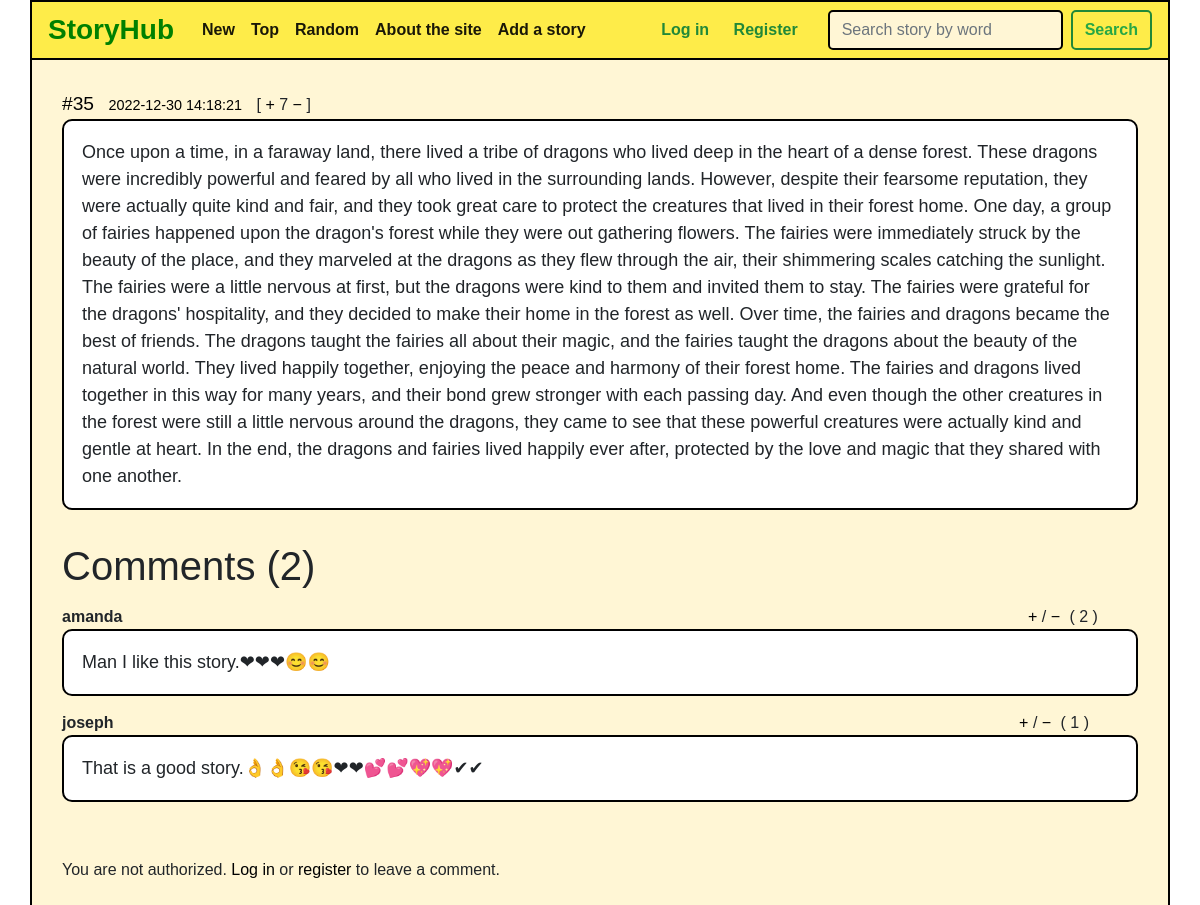
The page /post/35 on the database its author committed.
### tables this page shows
CREATE TABLE 'stories' ('id' INTEGER PRIMARY KEY AUTOINCREMENT NOT NULL, 'text' INTEGER NOT NULL, 'datetime' INTEGER NOT NULL DEFAULT CURRENT_TIMESTAMP, 'likes' INTEGER NOT NULL DEFAULT 0 );

CREATE TABLE 'comments' ('id' INTEGER PRIMARY KEY AUTOINCREMENT NOT NULL, 'user_id' INTEGER NOT NULL, 'text' TEXT NOT NULL, 'datetime' DATETIME NOT NULL DEFAULT CURRENT_TIMESTAMP, 'likes' INTEGER NOT NULL DEFAULT 0 , 'post_id'  INTEGER NOT NULL  );

CREATE TABLE 'users' ('id' INTEGER PRIMARY KEY AUTOINCREMENT NOT NULL, 'username' TEXT NOT NULL, 'hash' TEXT NOT NULL, 'email'  TEXT NOT NULL  );

### application.py (the view)
@app.route("/post/<int:id>", methods=["GET", "POST"])
def post(id):
    message = request.form.get("message")
    if request.method == "POST" and message:
        user_id = session["user_id"]
        sql = "INSERT INTO comments (text, post_id, user_id) VALUES (:message, :post_id, :user_id)"
        db.execute(sql, message=message, post_id=id, user_id=user_id)
        return redirect("/post/{}".format(id))
    else:
        story = db.execute("SELECT * FROM stories WHERE id=:id", id=id)
        comments = db.execute("SELECT * FROM comments WHERE post_id=:id", id=id)
        print(session)
        if session.get("user_id") is None:
            username = None
        else:
            user = db.execute("SELECT username FROM users WHERE id=:id", id=session["user_id"])
            username = user[0]["username"]
        if len(comments) > 0:
            for comment in comments:
                commentator_name = db.execute("SELECT username FROM users WHERE id=:user_id", user_id=comment["user_id"])
                comment["username"] = commentator_name[0]["username"]
            com_count = len(comments)
        else:
            comments = None
            com_count = 0
        if request.method == "GET":
            error = None
        else:
            error = 1
        return render_template("post.html", story=story[0], comments=comments, com_count=com_count, username=username, error=error)

### templates/post.html (shortened to what this page needs)
{% extends "layout.html" %}
{% block body %}
<div class="view-content">
    <div class="post cit_395664">
        <span class="number"><a href="#">#{{ story['id'] }}</a></span>
        <span class="time">{{ story['datetime'] }}</span>
        <span class="post_id">
        [
        <span class="votes">
        <a class="cit_plus" href="/like/{{ story['id'] }}/post">+</a>
        </span>
        <span class="raiting">
        {{ story['likes'] }}        </span>
        <span class="votes">
        <a class="cit_minus" href="/dislike/{{ story['id'] }}/post">−</a>
        </span>
        ]
        </span>
        <div class="content">
            {{ story['text'] }}
        </div>
    </div>
</div>
<h1>Comments ({{ com_count }})</h1>
    {% if comments != None %}
    <div class="view-content">
        <div class="post cit_395664">
            {% for comment in comments %}
                <div style="margin-top:15px">
                    <strong>{{ comment['username'] }}</strong>
                    {% for i in range (47) %}
                    &#4448;
                    {% endfor %}
                    <span class="votes">
                        <a class="cit_plus" href="/com_like/{{ comment['id'] }}">+</a> / <a class="cit_minus" href="/com_dislike/{{ comment['id'] }}">−</a>
                    </span>
                    <span class="raiting" style="margin-left:5px">( {{ comment['likes'] }} )</span>
                    <div class="content">{{ comment['text'] }}</div>
                </div>
            {% endfor %}
        </div>
    </div>
    {% else %}
        <p>There are no comments for this story yet. You can be the first.</p>
    {% endif %}
        <br>
        {% if username == None %}
            <p>You are not authorized. <a href="/login">Log in</a> or <a href="/register">register</a> to leave a comment.</p>
        {% endif %}
{% endblock %}

### static/style.css (style rules this page uses)
* { font-family: 'DM+Sans', sans-serif; }
a, input, textarea { outline: 0 none; }
a:link, a:active { color:black; }
a, form, p, h1, h2, h3, h4 { margin: 0; padding: 0; border: none; }
.post, .post1 { margin-bottom: 2em; }
.post .number, .post1 .number { font-size: 120%; }
.post .time, .post1 .time { color: black; font: 90% Arial,sans-serif; margin: 0 10px; }
.post .content, .post1 .content { background-color: #ffff; border: 2px solid black; font-family: 'DM+Sans',sans-serif; border-radius: 10px; font-size: 100%; font-size: 18px; padding: 18px; }

### rows shown on the page
stories: id "35", datetime "2022-12-30 14:18:21", likes "7", text "Once upon a time, in a faraway land, there lived a tribe of dragons who lived deep in the heart of a dense forest. These dragons were incredibly powerful and feared by all who lived in the surrounding lands. However, despite their fearsome reputation, they were actually quite kind and fair, and they took great care to protect the creatures that lived in their forest home. One day, a group of fairies happened upon the dragon's forest while they were out gathering flowers. The fairies were immediately struck by the beauty of the place, and they marveled at the dragons as they flew through the air, their shimmering scales catching the sunlight. The fairies were a little nervous at first, but…"
comments: username "amanda", likes "2", text "Man I like this story.❤❤❤😊😊"
comments: username "joseph", likes "1", text "That is a good story.👌👌😘😘❤❤💕💕💖💖✔✔"

### other values the page prints
{{ com_count }} "2"
